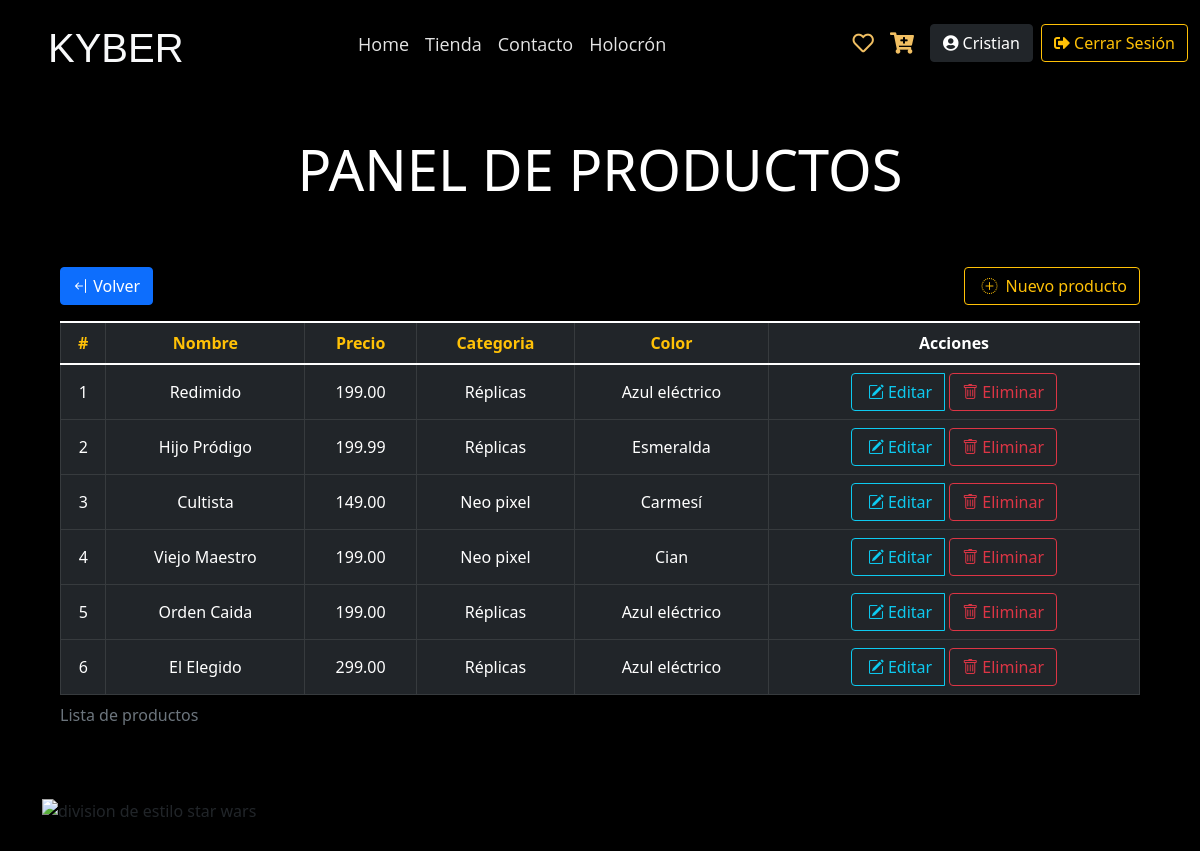
Screenshot of /panel/panel.php?seccion=listado_productos&status=error (signed in) with the database file from the repository.
### tables this page shows
CREATE TABLE IF NOT EXISTS productos (
                        productos_id INT UNSIGNED AUTO_INCREMENT NOT NULL PRIMARY KEY, 
                        img VARCHAR(45) NOT NULL,
                        nombre VARCHAR (45) NOT NULL,
                        descripcion TEXT (1000) NOT NULL,
                        precio FLOAT (5, 2)  NOT NULL,
                        categorias_id_fk INT UNSIGNED NOT NULL,
                        colores_id_fk TINYINT UNSIGNED NOT NULL,
                        
                        
                        FOREIGN KEY (categorias_id_fk) REFERENCES categorias(categorias_id) ON DELETE CASCADE ON UPDATE CASCADE,
                        FOREIGN KEY (colores_id_fk) REFERENCES colores(colores_id) ON DELETE CASCADE ON UPDATE CASCADE                      
                      
 );

CREATE TABLE IF NOT EXISTS categorias (
                        categorias_id INT UNSIGNED AUTO_INCREMENT NOT NULL PRIMARY KEY, 
                        cate_nombre VARCHAR(20) NOT NULL
                                      
 );

CREATE TABLE IF NOT EXISTS colores (
                        colores_id TINYINT UNSIGNED AUTO_INCREMENT NOT NULL PRIMARY KEY, 
                        color_nombre VARCHAR(20) NOT NULL
                                               
 );

### panel/secciones/listado_productos.php (the view, shortened to what this page needs)
<?php
$orden = '';
$select_productos_panel = "SELECT productos_id, nombre, precio, cate_nombre, color_nombre
FROM productos
LEFT JOIN categorias ON categorias_id=categorias_id_fk
LEFT JOIN colores ON colores_id=colores_id_fk
$orden;";
$resSelect_panel = mysqli_query($cnx, $select_productos_panel);
?>
<section class="p-5 m-0">
    <h2 class="display-4 text-center text-white mb-5">PANEL DE PRODUCTOS</h2>
  <div class="container">
    <div class="row m-0 p-0">
        <div class="col-12 m-0 p-0">
                <a class="btn btn-primary my-3" href="panel.php?seccion=inicio" role="button"><i class="bi bi-arrow-bar-left"></i> Volver</a>
                <a href="panel.php?seccion=alta_producto" class="btn btn-outline-warning float-end my-3"><i class="bi bi-plus-circle-dotted mx-1"></i> Nuevo producto </a>
            <div class="table-responsive">
                <table class="table align-middle table-bordered table-dark table-hover ">
                <caption>Lista de productos</caption>
                <thead class="text-center">
                        <tr>
                            <th><a href="panel.php?seccion=listado_productos&columna=productos_id&orden=ASC" class="text-warning text-decoration-none">#</a></th>
                            <th><a href="panel.php?seccion=listado_productos&columna=nombre&orden=ASC" class="text-warning text-decoration-none">Nombre</a></th>
                            <th><a href="panel.php?seccion=listado_productos&columna=precio&orden=ASC" class="text-warning text-decoration-none">Precio</a></th>
                            <th><a href="panel.php?seccion=listado_productos&columna=cate_nombre&orden=ASC" class="text-warning text-decoration-none">Categoria</a></th>
                            <th><a href="panel.php?seccion=listado_productos&columna=color_nombre&orden=ASC" class="text-warning text-decoration-none">Color</a></th>
                            <th>Acciones</th>
                        </tr>
                    </thead>
                    <tbody>
                    <?php
                    while ($productos = mysqli_fetch_assoc($resSelect_panel)):
                    ?>
                                <tr class="text-center">
                                    <td class="text-center"><?= $productos['productos_id'] ?></td>
                                    <td><?= ucfirst($productos['nombre']) ?></td>
                                    <td><?= $productos['precio'] ?></td>
                                    <td><?= ucfirst($productos['cate_nombre']) ?></td>
                                    <td><?= ucfirst($productos['color_nombre']) ?></td>
                                    <td class="text-center">
                                    <div class="btn-group">
                                            <a class="btn btn-outline-info me-1" href="panel.php?seccion=alta_producto&id=<?= $productos['productos_id'] ?>" role="button"><i class="bi bi-pencil-square mx-1"></i>Editar</a>
                                                <form action="procesos/baja_productos.php" method="POST">
                                                            <button class="btn btn-outline-danger" type="submit">
                                                            <i class="bi bi-trash"></i> Eliminar</button>
                                                </form>
                                        </div>
                                    </td>
                                </tr>
                    <?php
                    endwhile;
                    ?>
                    </tbody>
                </table>
            </div>
        </div>
    </div>
    </div>
</section>

### css/estilos.css (style rules this page uses)
html { background-color: black !important; color: black !important; }

### rows the page displays
productos: productos_id "1", nombre "Redimido", precio "199.00", categorias_id_fk.cate_nombre "Réplicas", colores_id_fk.color_nombre "Azul eléctrico"
productos: productos_id "2", nombre "Hijo Pródigo", precio "199.99", categorias_id_fk.cate_nombre "Réplicas", colores_id_fk.color_nombre "Esmeralda"
productos: productos_id "3", nombre "Cultista", precio "149.00", categorias_id_fk.cate_nombre "Neo pixel", colores_id_fk.color_nombre "Carmesí"
productos: productos_id "4", nombre "Viejo Maestro", precio "199.00", categorias_id_fk.cate_nombre "Neo pixel", colores_id_fk.color_nombre "Cian"
productos: productos_id "5", nombre "Orden Caida", precio "199.00", categorias_id_fk.cate_nombre "Réplicas", colores_id_fk.color_nombre "Azul eléctrico"
productos: productos_id "6", nombre "El Elegido", precio "299.00", categorias_id_fk.cate_nombre "Réplicas", colores_id_fk.color_nombre "Azul eléctrico"

### other values shown
$boton "Home"
$boton "Tienda"
$boton "Contacto"
$boton "Holocrón"
$_SESSION['usuario']['nombre'] "Cristian"
